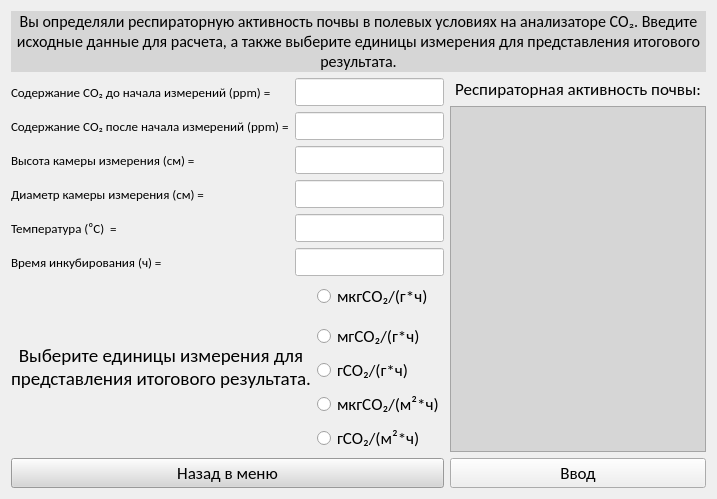
      <widget class="QWidget" name="field_co2_eval_lt">
       <layout class="QGridLayout" name="gridLayout_23">
        <item row="1" column="0" colspan="2">
         <layout class="QGridLayout" name="input_field_co2_lt">
          <item row="3" column="1">
           <widget class="QLineEdit" name="camera_d_field_co2_le">
            <property name="font">
             <font>
              <family>Calibri</family>
              <pointsize>11</pointsize>
             </font>
            </property>
            <property name="styleSheet">
             <string notr="true">background-color: rgb(255, 255, 255);</string>
            </property>
            <property name="text">
             <string/>
            </property>
           </widget>
          </item>
          <item row="4" column="0">
           <widget class="QLabel" name="temp_field_co2_lbl">
            <property name="font">
             <font>
              <family>Calibri</family>
              <pointsize>10</pointsize>
             </font>
            </property>
            <property name="text">
             <string>Температура (⁰С)  =</string>
            </property>
           </widget>
          </item>
          <item row="4" column="1">
           <widget class="QLineEdit" name="temp_field_co2_le">
            <property name="font">
             <font>
              <family>Calibri</family>
              <pointsize>11</pointsize>
             </font>
            </property>
            <property name="styleSheet">
             <string notr="true">background-color: rgb(255, 255, 255);</string>
            </property>
            <property name="text">
             <string/>
            </property>
           </widget>
          </item>
          <item row="1" column="1">
           <widget class="QLineEdit" name="cCO2_after_field_co2_le">
            <property name="font">
             <font>
              <family>Calibri</family>
              <pointsize>11</pointsize>
             </font>
            </property>
            <property name="styleSheet">
             <string notr="true">background-color: rgb(255, 255, 255);</string>
            </property>
            <property name="text">
             <string/>
            </property>
           </widget>
          </item>
          <item row="2" column="1">
           <widget class="QLineEdit" name="camera_h_field_co2_le">
            <property name="font">
             <font>
              <family>Calibri</family>
              <pointsize>11</pointsize>
             </font>
            </property>
            <property name="styleSheet">
             <string notr="true">background-color: rgb(255, 255, 255);</string>
            </property>
            <property name="text">
             <string/>
            </property>
           </widget>
          </item>
          <item row="2" column="0">
           <widget class="QLabel" name="camera_h_field_co2_lbl">
            <property name="font">
             <font>
              <family>Calibri</family>
              <pointsize>10</pointsize>
             </font>
            </property>
            <property name="text">
             <string>Высота камеры измерения (см) =</string>
            </property>
           </widget>
          </item>
          <item row="3" column="0">
           <widget class="QLabel" name="camera_d_field_co2_lbl">
            <property name="font">
             <font>
              <family>Calibri</family>
              <pointsize>10</pointsize>
             </font>
            </property>
            <property name="text">
             <string>Диаметр камеры измерения (см) =</string>
            </property>
           </widget>
          </item>
          <item row="0" column="0">
           <widget class="QLabel" name="cCO2_before_field_co2_lbl">
            <property name="font">
             <font>
              <family>Calibri</family>
              <pointsize>10</pointsize>
             </font>
            </property>
            <property name="text">
             <string>Содержание СО₂ до начала измерений (ppm) =</string>
            </property>
           </widget>
          </item>
          <item row="0" column="1">
           <widget class="QLineEdit" name="cCO2_before_field_co2_le">
            <property name="font">
             <font>
              <family>Calibri</family>
              <pointsize>11</pointsize>
             </font>
            </property>
            <property name="styleSheet">
             <string notr="true">background-color: rgb(255, 255, 255);</string>
            </property>
            <property name="text">
             <string/>
            </property>
           </widget>
          </item>
          <item row="1" column="0">
           <widget class="QLabel" name="cCO2_after_field_co2_lbl">
            <property name="font">
             <font>
              <family>Calibri</family>
              <pointsize>10</pointsize>
             </font>
            </property>
            <property name="text">
             <string>Содержание СО₂ после начала измерений (ppm) =</string>
            </property>
           </widget>
          </item>
          <item row="5" column="0">
           <widget class="QLabel" name="inc_time_field_co2_lbl">
            <property name="font">
             <font>
              <family>Calibri</family>
              <pointsize>10</pointsize>
             </font>
            </property>
            <property name="text">
             <string>Время инкубирования (ч) =</string>
            </property>
           </widget>
          </item>
          <item row="5" column="1">
           <widget class="QLineEdit" name="inc_time_field_co2_le">
            <property name="font">
             <font>
              <family>Calibri</family>
              <pointsize>11</pointsize>
             </font>
            </property>
            <property name="styleSheet">
             <string notr="true">background-color: rgb(255, 255, 255);</string>
            </property>
            <property name="text">
             <string/>
            </property>
           </widget>
          </item>
         </layout>
        </item>
        <item row="1" column="2" rowspan="2">
         <layout class="QGridLayout" name="output_field_co2_lt">
          <item row="2" column="0">
           <widget class="QTextEdit" name="output_field_co2_te">
            <property name="font">
             <font>
              <family>Calibri</family>
              <pointsize>16</pointsize>
             </font>
            </property>
            <property name="styleSheet">
             <string notr="true">background-color: rgb(214, 214, 214);</string>
            </property>
            <property name="readOnly">
             <bool>true</bool>
            </property>
            <property name="html">
             <string>&lt;!DOCTYPE HTML PUBLIC &quot;-//W3C//DTD HTML 4.0//EN&quot; &quot;http://www.w3.org/TR/REC-html40/strict.dtd&quot;&gt;
&lt;html&gt;&lt;head&gt;&lt;meta name=&quot;qrichtext&quot; content=&quot;1&quot; /&gt;&lt;style type=&quot;text/css&quot;&gt;
p, li { white-space: pre-wrap; }
&lt;/style&gt;&lt;/head&gt;&lt;body style=&quot; font-family:'Calibri'; font-size:16pt; font-weight:400; font-style:normal;&quot;&gt;
&lt;p align=&quot;center&quot; style=&quot; margin-top:12px; margin-bottom:12px; margin-left:0px; margin-right:0px; -qt-block-indent:0; text-indent:0px;&quot;&gt;&lt;br /&gt;&lt;/p&gt;&lt;/body&gt;&lt;/html&gt;</string>
            </property>
           </widget>
          </item>
          <item row="1" column="0">
           <widget class="QLabel" name="outro_field_co2_lbl">
            <property name="font">
             <font>
              <family>Calibri</family>
              <pointsize>13</pointsize>
             </font>
            </property>
            <property name="acceptDrops">
             <bool>false</bool>
            </property>
            <property name="layoutDirection">
             <enum>Qt::LeftToRight</enum>
            </property>
            <property name="autoFillBackground">
             <bool>false</bool>
            </property>
            <property name="text">
             <string>Респираторная активность почвы:</string>
            </property>
            <property name="alignment">
             <set>Qt::AlignCenter</set>
            </property>
            <property name="wordWrap">
             <bool>true</bool>
            </property>
            <property name="textInteractionFlags">
             <set>Qt::NoTextInteraction</set>
            </property>
           </widget>
          </item>
         </layout>
        </item>
        <item row="2" column="0" colspan="2">
         <layout class="QGridLayout" name="rbs_field_co2_lt">
          <item row="0" column="0" rowspan="6">
           <widget class="QLabel" name="measure_field_co2_lbl">
            <property name="font">
             <font>
              <family>Calibri</family>
              <pointsize>14</pointsize>
             </font>
            </property>
            <property name="text">
             <string>Выберите единицы измерения для представления итогового результата.</string>
            </property>
            <property name="alignment">
             <set>Qt::AlignCenter</set>
            </property>
            <property name="wordWrap">
             <bool>true</bool>
            </property>
           </widget>
          </item>
          <item row="0" column="1">
           <widget class="QRadioButton" name="mcg_gram_field_co2_RB">
            <property name="font">
             <font>
              <family>Calibri</family>
              <pointsize>13</pointsize>
              <stylestrategy>PreferDefault</stylestrategy>
             </font>
            </property>
            <property name="focusPolicy">
             <enum>Qt::StrongFocus</enum>
            </property>
            <property name="contextMenuPolicy">
             <enum>Qt::DefaultContextMenu</enum>
            </property>
            <property name="acceptDrops">
             <bool>false</bool>
            </property>
            <property name="layoutDirection">
             <enum>Qt::LeftToRight</enum>
            </property>
            <property name="text">
             <string>мкгСО₂/(г*ч)</string>
            </property>
           </widget>
          </item>
          <item row="5" column="1">
           <widget class="QRadioButton" name="sq_meters_field_co2_RB">
            <property name="font">
             <font>
              <family>Calibri</family>
              <pointsize>13</pointsize>
             </font>
            </property>
            <property name="text">
             <string>гСО₂/(м²*ч)</string>
            </property>
           </widget>
          </item>
          <item row="2" column="1">
           <widget class="QRadioButton" name="mg_gram_field_co2_RB">
            <property name="font">
             <font>
              <family>Calibri</family>
              <pointsize>13</pointsize>
              <stylestrategy>PreferDefault</stylestrategy>
             </font>
            </property>
            <property name="focusPolicy">
             <enum>Qt::StrongFocus</enum>
            </property>
            <property name="contextMenuPolicy">
             <enum>Qt::DefaultContextMenu</enum>
            </property>
            <property name="acceptDrops">
             <bool>false</bool>
            </property>
            <property name="layoutDirection">
             <enum>Qt::LeftToRight</enum>
            </property>
            <property name="text">
             <string>мгСО₂/(г*ч)</string>
            </property>
           </widget>
          </item>
          <item row="3" column="1">
           <widget class="QRadioButton" name="g_gram_field_co2_RB">
            <property name="font">
             <font>
              <family>Calibri</family>
              <pointsize>13</pointsize>
              <stylestrategy>PreferDefault</stylestrategy>
             </font>
            </property>
            <property name="focusPolicy">
             <enum>Qt::StrongFocus</enum>
            </property>
            <property name="contextMenuPolicy">
             <enum>Qt::DefaultContextMenu</enum>
            </property>
            <property name="acceptDrops">
             <bool>false</bool>
            </property>
            <property name="layoutDirection">
             <enum>Qt::LeftToRight</enum>
            </property>
            <property name="text">
             <string>гСО₂/(г*ч)</string>
            </property>
           </widget>
          </item>
          <item row="4" column="1">
           <widget class="QRadioButton" name="mcg_sq_meters_field_co2_RB">
            <property name="font">
             <font>
              <family>Calibri</family>
              <pointsize>13</pointsize>
              <stylestrategy>PreferDefault</stylestrategy>
             </font>
            </property>
            <property name="focusPolicy">
             <enum>Qt::StrongFocus</enum>
            </property>
            <property name="contextMenuPolicy">
             <enum>Qt::DefaultContextMenu</enum>
            </property>
            <property name="acceptDrops">
             <bool>false</bool>
            </property>
            <property name="layoutDirection">
             <enum>Qt::LeftToRight</enum>
            </property>
            <property name="text">
             <string>мкгСО₂/(м²*ч)</string>
            </property>
           </widget>
          </item>
         </layout>
        </item>
        <item row="0" column="0" colspan="3">
         <widget class="QLabel" name="int_filed_co2_lbl">
          <property name="font">
           <font>
            <family>Calibri</family>
            <pointsize>12</pointsize>
           </font>
          </property>
          <property name="layoutDirection">
           <enum>Qt::LeftToRight</enum>
          </property>
          <property name="styleSheet">
           <string notr="true">background-color: rgb(214, 214, 214);</string>
          </property>
          <property name="text">
           <string>Вы определяли респираторную активность почвы в полевых условиях на анализаторе СО₂. Введите исходные данные для расчета, а также выберите единицы измерения для представления итогового результата.</string>
          </property>
          <property name="alignment">
           <set>Qt::AlignCenter</set>
          </property>
          <property name="wordWrap">
           <bool>true</bool>
          </property>
         </widget>
        </item>
        <item row="4" column="2">
         <widget class="QPushButton" name="input_field_co2_btn">
          <property name="font">
           <font>
            <family>Calibri</family>
            <pointsize>13</pointsize>
           </font>
          </property>
          <property name="text">
           <string>Ввод</string>
          </property>
         </widget>
        </item>
        <item row="4" column="0" colspan="2">
         <widget class="QPushButton" name="field_co2_back_home_btn">
          <property name="font">
           <font>
            <family>Calibri</family>
            <pointsize>13</pointsize>
           </font>
          </property>
          <property name="styleSheet">
           <string notr="true">background-color: rgb(214, 214, 214);</string>
          </property>
          <property name="text">
           <string>Назад в меню</string>
          </property>
         </widget>
        </item>
       </layout>
      </widget>
